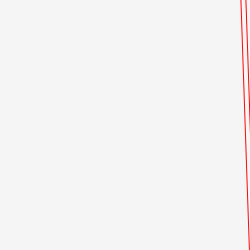
Frame 1 (no input)
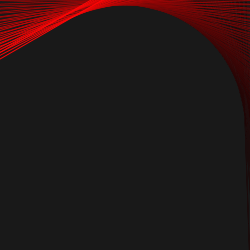
Frame 60 (the mouse pressed at the canvas centre just before this capture)
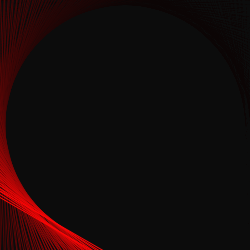
Frame 120 (the mouse held since frame 60 and released just before this capture)

The Processing sketch that drew these frames (run headless with seeded random() and noise(); from frame 60 on, the mouse is pressed at the canvas centre):

// Processing sketch: processing_19694
// ── processing_19694.pde

int x;
 
void setup(){
  size(250, 250);
  background(255);
  stroke(#FF0505);
  frameRate(105);
  fill(0, 10);
  smooth(); 
  x = 0;
}
  
void draw(){
  x = x - 2;
  rect(-5, -5, width +5 , height +5); 
  translate(width / 2, height / 2);
  rotate(radians(x));
  line(125, -height, 125, height); //corner rotating line
  line(120, -height, 120, height); //first inner rotating line

//line(-height, 125, height, 125); //second corner rotating line
//line(-width, -width, width, width); // middle rotating line
}
